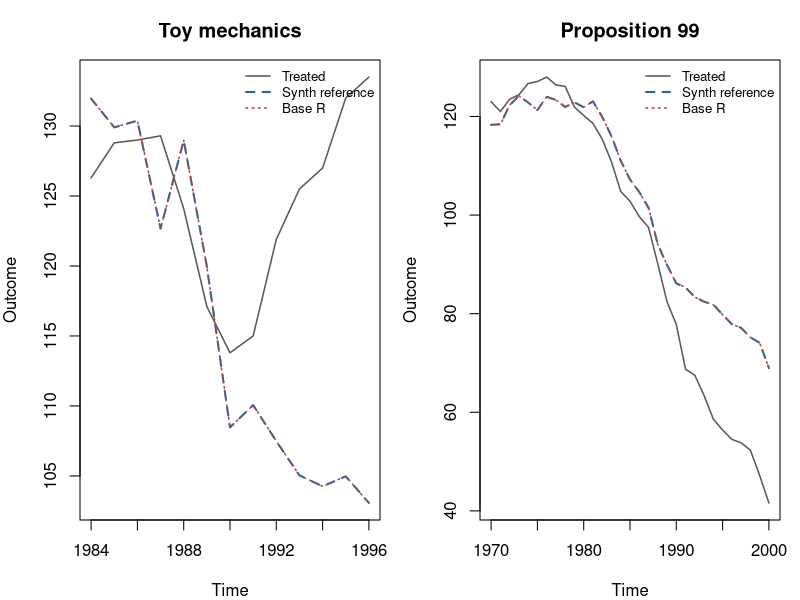
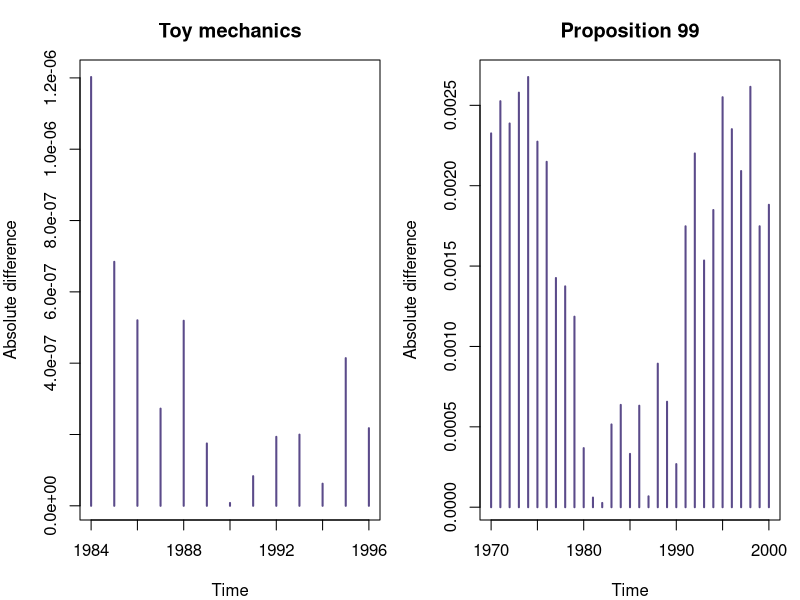

Write the R code that produced these figures, in order.
## ---- chunk 1
results <- read.csv("results/acceptance.csv", check.names = FALSE)
weights <- read.csv("results/weights.csv", check.names = FALSE)
paths <- read.csv("results/paths.csv", check.names = FALSE)
inputs <- read.csv("results/inputs.csv", check.names = FALSE)
build_tools <- read.csv("results/build-tools.csv", check.names = FALSE)

fmt <- function(x, digits = 6) formatC(x, digits = digits, format = "fg", flag = "#")
overall_pass <- all(results$overall_pass)
## ---- chunk 2
display <- data.frame(
  Scenario = results$scenario,
  Donors = results$donor_count,
  `Maximum weight difference` = fmt(results$max_abs_weight_difference),
  `Relative pre-MSPE difference` = paste0(fmt(100 * results$relative_pre_mspe_difference, 4), "%"),
  `Maximum path difference` = fmt(results$max_abs_path_difference),
  `Mean post-gap difference` = fmt(results$abs_mean_post_gap_difference),
  `All checks` = ifelse(results$overall_pass, "PASS", "FAIL"),
  check.names = FALSE
)
knitr::kable(display, align = c("l", "r", "r", "r", "r", "r", "c"))
## ---- chunk 3
old_par <- par(mfrow = c(1, 2), mar = c(4, 4, 3, 1))
for (scenario_name in unique(paths$scenario)) {
  scenario <- paths[paths$scenario == scenario_name, ]
  y_range <- range(
    scenario$treated,
    scenario$reference_synthetic,
    scenario$package_free_synthetic
  )
  plot(
    scenario$time,
    scenario$treated,
    type = "l",
    lwd = 1.5,
    col = "grey35",
    ylim = y_range,
    xlab = "Time",
    ylab = "Outcome",
    main = scenario_name
  )
  lines(scenario$time, scenario$reference_synthetic, col = "#2468A2", lwd = 2, lty = 2)
  lines(scenario$time, scenario$package_free_synthetic, col = "#C43C39", lwd = 1.5, lty = 3)
  legend(
    "topright",
    legend = c("Treated", "Synth reference", "Base R"),
    col = c("grey35", "#2468A2", "#C43C39"),
    lty = c(1, 2, 3),
    lwd = c(1.5, 2, 1.5),
    bty = "n",
    cex = 0.8
  )
}
par(old_par)
## ---- chunk 4
old_par <- par(mfrow = c(1, 2), mar = c(4, 4, 3, 1))
for (scenario_name in unique(paths$scenario)) {
  scenario <- paths[paths$scenario == scenario_name, ]
  plot(
    scenario$time,
    scenario$absolute_path_difference,
    type = "h",
    lwd = 2,
    col = "#5B4B8A",
    xlab = "Time",
    ylab = "Absolute difference",
    main = scenario_name
  )
  abline(h = 0.25, col = "#C43C39", lty = 2)
}
par(old_par)
## ---- chunk 5
constraint_display <- data.frame(
  Scenario = results$scenario,
  `Weight-sum error` = fmt(results$package_free_weight_sum_error),
  `Minimum weight` = fmt(results$package_free_min_weight),
  `Repeat-run maximum difference` = fmt(results$repeatability_max_abs_weight_difference),
  `Optimizer code` = results$package_free_convergence,
  `Constraint check` = ifelse(results$pass_constraints, "PASS", "FAIL"),
  `Repeatability check` = ifelse(results$pass_repeatability, "PASS", "FAIL"),
  check.names = FALSE
)
knitr::kable(constraint_display, align = c("l", "r", "r", "r", "r", "c", "c"))
## ---- chunk 6
tool_display <- data.frame(
  Tool = build_tools$tool,
  `Available during QA run` = ifelse(build_tools$available, "Yes", "No"),
  check.names = FALSE
)
knitr::kable(tool_display, align = c("l", "c"))
## ---- chunk 7
knitr::kable(inputs, align = c("l", "l"), col.names = c("Input", "SHA-256"))
